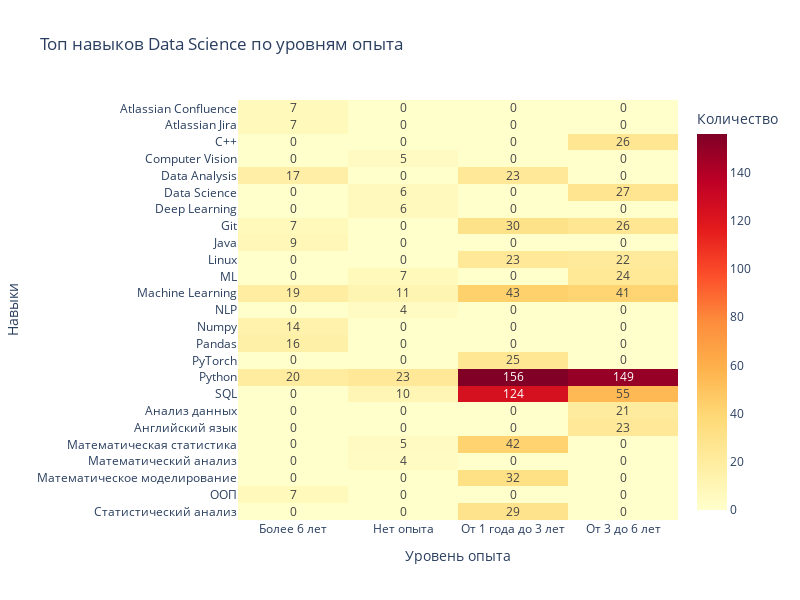

The cell this chart's notebook holds for it:
### Code cell
# Строим график
# Создаем матрицу, навык/опыт, количество в качестве значений, если не указанно ставим 0
pivot_df = top_skills_exp_df.pivot(index='skill', columns='experience', values='skill_count').fillna(0)
# Создаем интерактивный heatmap
fig_2 = px.imshow(
    pivot_df,
    labels=dict(x="Уровень опыта", y="Навык", color="Количество"),
    x=pivot_df.columns,
    y=pivot_df.index,
    color_continuous_scale='YlOrRd',
    aspect="auto",
    title='Топ навыков Data Science по уровням опыта'
)
# Настраиваем отображение
fig_2.update_layout(
    xaxis_title="Уровень опыта",
    yaxis_title="Навыки",
    width=800,
    height=600
)
# Добавляем аннотации с числами
fig_2.update_traces(
    text=pivot_df.values,
    texttemplate="%{text}",
    hovertemplate="<b>%{y}</b><br>Опыт: %{x}<br>Количество: %{z}<extra></extra>"
)

# fig_2.show()
# fig_2.write_html("data/html/fig_2.html")

### Figure 1 — Plotly figure (JSON) as saved in the notebook; plotly's stock layout.template omitted (floating-point values rounded to 4 significant figures)
{"data": [{"coloraxis": "coloraxis", "hovertemplate": "<b>%{y}</b><br>Опыт: %{x}<br>Количество: %{z}<extra></extra>", "name": "0", "text": [[7.0, 0.0, 0.0, 0.0], [7.0, 0.0, 0.0, 0.0], [0.0, 0.0, 0.0, 26.0], [0.0, 5.0, 0.0, 0.0], [17.0, 0.0, 23.0, 0.0], [0.0, 6.0, 0.0, 27.0], [0.0, 6.0, 0.0, 0.0], [7.0, 0.0, 30.0, 26.0], [9.0, 0.0, 0.0, 0.0], [0.0, 0.0, 23.0, 22.0], [0.0, 7.0, 0.0, 24.0], [19.0, 11.0, 43.0, 41.0], [0.0, 4.0, 0.0, 0.0], [14.0, 0.0, 0.0, 0.0], [16.0, 0.0, 0.0, 0.0], [0.0, 0.0, 25.0, 0.0], [20.0, 23.0, 156.0, 149.0], [0.0, 10.0, 124.0, 55.0], [0.0, 0.0, 0.0, 21.0], [0.0, 0.0, 0.0, 23.0], [0.0, 5.0, 42.0, 0.0], [0.0, 4.0, 0.0, 0.0], [0.0, 0.0, 32.0, 0.0], [7.0, 0.0, 0.0, 0.0], [0.0, 0.0, 29.0, 0.0]], "texttemplate": "%{text}", "type": "heatmap", "x": ["Более 6 лет", "Нет опыта", "От 1 года до 3 лет", "От 3 до 6 лет"], "xaxis": "x", "y": ["Atlassian Confluence", "Atlassian Jira", "C++", "Computer Vision", "Data Analysis", "Data Science", "Deep Learning", "Git", "Java", "Linux", "ML", "Machine Learning", "NLP", "Numpy", "Pandas", "PyTorch", "Python", "SQL", "Анализ данных", "Английский язык", "Математическая статистика", "Математический анализ", "Математическое моделирование", "ООП", "Статистический анализ"], "yaxis": "y", "z": [[7.0, 0.0, 0.0, 0.0], [7.0, 0.0, 0.0, 0.0], [0.0, 0.0, 0.0, 26.0], [0.0, 5.0, 0.0, 0.0], [17.0, 0.0, 23.0, 0.0], [0.0, 6.0, 0.0, 27.0], [0.0, 6.0, 0.0, 0.0], [7.0, 0.0, 30.0, 26.0], [9.0, 0.0, 0.0, 0.0], [0.0, 0.0, 23.0, 22.0], [0.0, 7.0, 0.0, 24.0], [19.0, 11.0, 43.0, 41.0], [0.0, 4.0, 0.0, 0.0], [14.0, 0.0, 0.0, 0.0], [16.0, 0.0, 0.0, 0.0], [0.0, 0.0, 25.0, 0.0], [20.0, 23.0, 156.0, 149.0], [0.0, 10.0, 124.0, 55.0], [0.0, 0.0, 0.0, 21.0], [0.0, 0.0, 0.0, 23.0], [0.0, 5.0, 42.0, 0.0], [0.0, 4.0, 0.0, 0.0], [0.0, 0.0, 32.0, 0.0], [7.0, 0.0, 0.0, 0.0], [0.0, 0.0, 29.0, 0.0]]}], "layout": {"coloraxis": {"colorbar": {"title": {"text": "Количество"}}, "colorscale": [[0, "rgb(255,255,204)"], [0.125, "rgb(255,237,160)"], [0.25, "rgb(254,217,118)"], [0.375, "rgb(254,178,76)"], [0.5, "rgb(253,141,60)"], [0.625, "rgb(252,78,42)"], [0.75, "rgb(227,26,28)"], [0.875, "rgb(189,0,38)"], [1, "rgb(128,0,38)"]]}, "height": 600, "title": {"text": "Топ навыков Data Science по уровням опыта"}, "width": 800, "xaxis": {"anchor": "y", "domain": [0, 1], "title": {"text": "Уровень опыта"}}, "yaxis": {"anchor": "x", "autorange": "reversed", "domain": [0, 1], "title": {"text": "Навыки"}}}}
